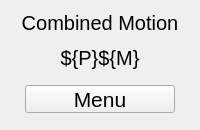
<?xml version="1.0" ?>
<ui version="4.0">
  <class>Dialog</class>
  <widget class="PyDMFrame" name="screen">
    <property name="geometry">
      <rect>
        <x>273</x>
        <y>398</y>
        <width>200</width>
        <height>130</height>
      </rect>
    </property>
    <property name="minimumSize">
      <size>
        <width>200</width>
        <height>130</height>
      </size>
    </property>
    <property name="styleSheet">
      <string notr="true">PyDMFrame#screen {
  color: rgb(0, 0, 0);
  background-color: rgb(187, 187, 187);
  }</string>
    </property>
    <property name="windowTitle">
      <string>flexCombinedMotionTop</string>
    </property>
    <layout class="QGridLayout" name="gridLayout" columnstretch="10,15,150,15,10" rowstretch="10,25,10,25,15,28,17">
      <property name="leftMargin">
        <number>0</number>
      </property>
      <property name="topMargin">
        <number>0</number>
      </property>
      <property name="rightMargin">
        <number>0</number>
      </property>
      <property name="bottomMargin">
        <number>0</number>
      </property>
      <property name="horizontalSpacing">
        <number>0</number>
      </property>
      <property name="verticalSpacing">
        <number>0</number>
      </property>
      <item row="5" column="2">
        <widget class="PyDMRelatedDisplayButton" name="related_display">
          <property name="geometry">
            <rect>
              <x>25</x>
              <y>85</y>
              <width>150</width>
              <height>28</height>
            </rect>
          </property>
          <property name="sizePolicy">
            <sizepolicy hsizetype="Ignored" vsizetype="Ignored">
              <horstretch>0</horstretch>
              <verstretch>0</verstretch>
            </sizepolicy>
          </property>
          <property name="toolTip">
            <string>Menu</string>
          </property>
          <property name="text">
            <string>Menu</string>
          </property>
          <property name="showIcon" stdset="0">
            <bool>false</bool>
          </property>
          <property name="font">
            <font>
              <pointsize>16</pointsize>
            </font>
          </property>
          <property name="styleSheet">
            <string notr="true">PyDMRelatedDisplayButton#related_display {
  color: rgb(255, 255, 255);
  background-color: rgb(40, 147, 21);
  }</string>
          </property>
          <property name="titles" stdset="0">
            <stringlist>
              <string>Motors</string>
              <string>Combined Motion</string>
              <string>Cap Sensor</string>
            </stringlist>
          </property>
          <property name="filenames" stdset="0">
            <stringlist>
              <string>motor3x.ui</string>
              <string>flexCombinedMotion.ui</string>
              <string>flexCapSensor.ui</string>
            </stringlist>
          </property>
          <property name="macros" stdset="0">
            <stringlist>
              <string>P=${P},M1=${M},M2=${CM},M3=${FM}</string>
              <string>P=${P},M=${M}</string>
              <string>P=${P},C=${C}</string>
            </stringlist>
          </property>
          <property name="openInNewWindow" stdset="0">
            <bool>true</bool>
          </property>
        </widget>
      </item>
      <item row="1" column="1" colspan="3">
        <widget class="QLabel" name="text">
          <property name="geometry">
            <rect>
              <x>10</x>
              <y>10</y>
              <width>180</width>
              <height>25</height>
            </rect>
          </property>
          <property name="sizePolicy">
            <sizepolicy hsizetype="Ignored" vsizetype="Ignored">
              <horstretch>0</horstretch>
              <verstretch>0</verstretch>
            </sizepolicy>
          </property>
          <property name="text">
            <string>Combined Motion</string>
          </property>
          <property name="font">
            <font>
              <pointsize>15</pointsize>
            </font>
          </property>
          <property name="brush" stdset="0">
            <brush brushstyle="SolidPattern">
              <color alpha="255">
                <red>0</red>
                <green>0</green>
                <blue>0</blue>
              </color>
            </brush>
          </property>
          <property name="toolTip">
            <string>text</string>
          </property>
          <property name="alignment">
            <set>Qt::AlignCenter</set>
          </property>
          <property name="styleSheet">
            <string notr="true">QLabel#text {
  color: rgb(0, 0, 0);
  }</string>
          </property>
        </widget>
      </item>
      <item row="3" column="1" colspan="3">
        <widget class="QLabel" name="text_1">
          <property name="geometry">
            <rect>
              <x>10</x>
              <y>45</y>
              <width>180</width>
              <height>25</height>
            </rect>
          </property>
          <property name="sizePolicy">
            <sizepolicy hsizetype="Ignored" vsizetype="Ignored">
              <horstretch>0</horstretch>
              <verstretch>0</verstretch>
            </sizepolicy>
          </property>
          <property name="text">
            <string>${P}${M}</string>
          </property>
          <property name="font">
            <font>
              <pointsize>15</pointsize>
            </font>
          </property>
          <property name="brush" stdset="0">
            <brush brushstyle="SolidPattern">
              <color alpha="255">
                <red>0</red>
                <green>0</green>
                <blue>0</blue>
              </color>
            </brush>
          </property>
          <property name="toolTip">
            <string>text_1</string>
          </property>
          <property name="alignment">
            <set>Qt::AlignCenter</set>
          </property>
          <property name="styleSheet">
            <string notr="true">QLabel#text_1 {
  color: rgb(0, 0, 0);
  }</string>
          </property>
        </widget>
      </item>
    </layout>
    <zorder>related_display</zorder>
    <zorder>text</zorder>
    <zorder>text_1</zorder>
  </widget>
  <customwidgets>
    <customwidget>
      <class>PyDMRelatedDisplayButton</class>
      <extends>QPushButton</extends>
      <header>pydm.widgets.related_display_button</header>
    </customwidget>
    <customwidget>
      <class>PyDMLabel</class>
      <extends>QLabel</extends>
      <header>pydm.widgets.label</header>
    </customwidget>
    <customwidget>
      <class>PyDMFrame</class>
      <extends>QFrame</extends>
      <header>pydm.widgets.frame</header>
    </customwidget>
  </customwidgets>
</ui>
